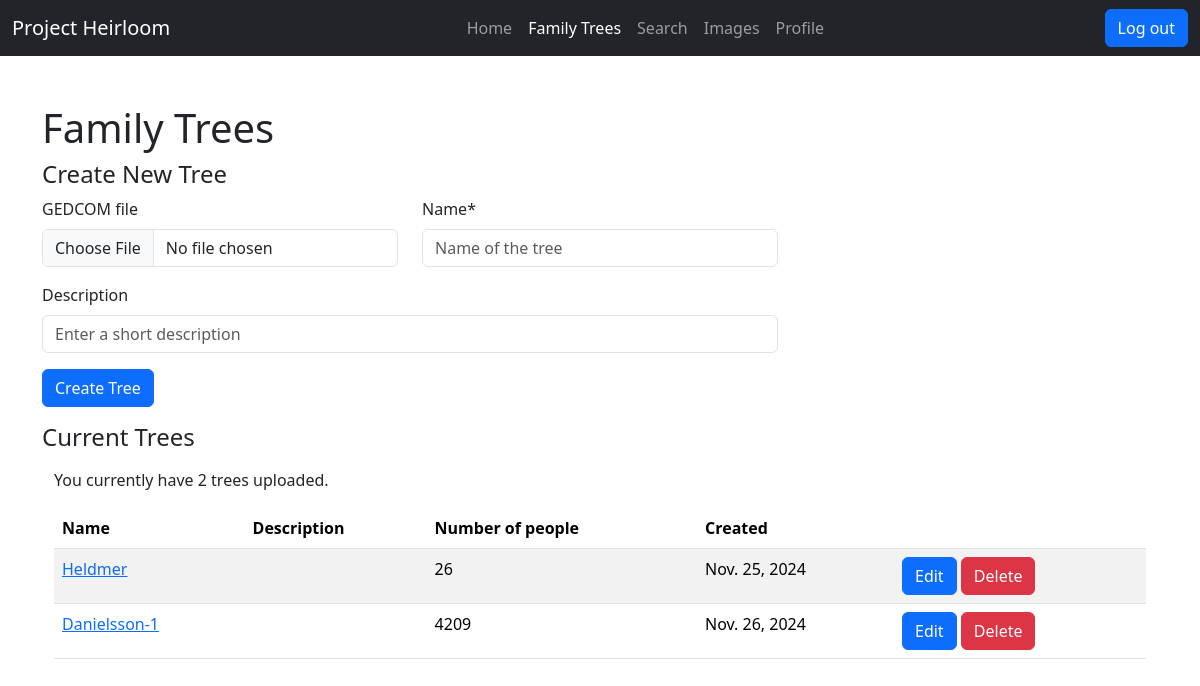
Before: /genealogy/tree/ (signed in) with the older database file.
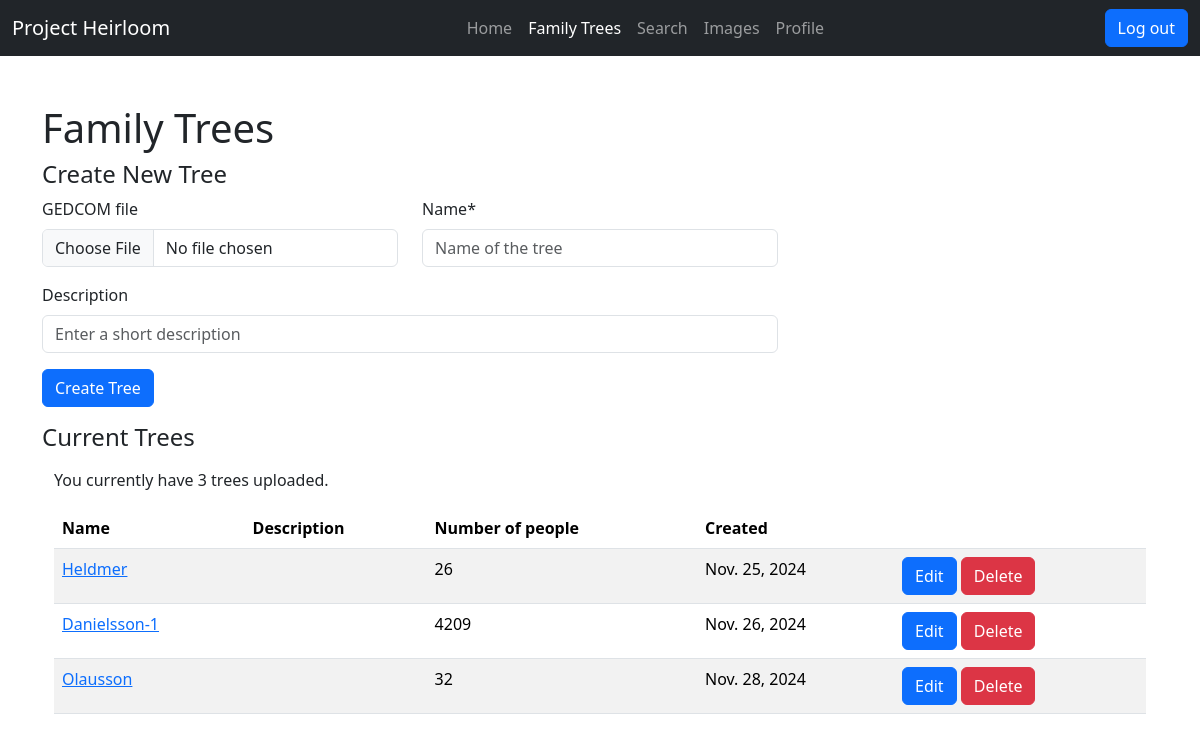
After: the same page with the newer database file.
### genealogy/models.py (models this page shows, shortened)
class Tree(models.Model):
    user = models.ForeignKey(
        settings.AUTH_USER_MODEL,
        on_delete=models.CASCADE
    )
    upload_date = models.DateField(default=date.today)
    name = models.CharField(
        max_length=100
    )
    description = models.CharField(
        blank=True,
        null=True,
        max_length=200
    )
    gedcom_file = models.FileField(
        upload_to=users_file_location,
        blank=True,
        null=True
    )
    class Meta:
        constraints = [
            models.UniqueConstraint(fields=['user', 'name'], name='User and name combination')
        ]

### genealogy/views.py (the view)
# urls.py: path('tree/', views.family_tree, name='family_tree'),
@login_required
def family_tree(request):
    if request.method == "POST":
        form = NewTreeForm(request.POST, request.FILES)
        if form.is_valid():
            cd = form.cleaned_data
            if Tree.objects.filter(Q(name=cd['name']) & Q(user=request.user)).count() > 0:
                messages.error(request, 'A tree with that name already exists!')
            else:
                new_tree = Tree(user=request.user)
                if request.FILES:
                    new_tree.gedcom_file = request.FILES["file"]
                new_tree.name = cd['name']
                new_tree.description = cd['description']
                new_tree.save()
                if new_tree.gedcom_file:
                    gedcom.handle_uploaded_file(new_tree)
                messages.success(request, 'New tree added successfully!')
                form = NewTreeForm()
    else:
        form = NewTreeForm()
    trees = Tree.objects.filter(user=request.user)
    trees = trees.annotate(number_of_individuals=Count("individuals"))
    return render(
        request,
        'genealogy/family_tree.html',
        {
            'section': 'family_tree',
            'upload_form': form,
            'trees': trees
        }
    )

### genealogy/forms.py (shortened to what this page needs)
class NewTreeForm(forms.Form):
    def __init__(self, *args, **kwargs):
        super().__init__(*args, **kwargs)
        self.helper = FormHelper(self)
        self.helper.form_method = 'POST'
        self.helper.form_action = reverse_lazy('family_tree')
        self.helper.add_input(Submit('upload-submit', 'Create Tree', css_id='upload-button'))
        self.helper.layout = Layout(
            Row(
                Column('file', css_class='col-md-4'),
                Column('name', css_class='col-md-4')
            ),
            Row(
                Column('description', css_class='col-md-8')
            )
        )
    file = forms.FileField(
        required=False,
        label="GEDCOM file"
    )
    name = forms.CharField(
        required=True,
        max_length=100,
        widget=forms.TextInput(attrs={"placeholder": "Name of the tree"})
    )
    description = forms.CharField(
        required=False,
        max_length=200,
        widget=forms.TextInput(attrs={"placeholder": "Enter a short description"})
    )

### genealogy/templates/genealogy/family_tree.html (shortened to what this page needs)
{% extends "base.html" %}
{% load crispy_forms_tags %}
{% block content %}
    <h1>Family Trees</h1>
    <div id="new-tree-container">
        <h4>Create New Tree</h3>
        <form method="post" enctype="multipart/form-data">
            {% crispy upload_form %}
        </form>
    </div>
    <div id="current-trees-container">
        <h4>Current Trees</h4>
        {% if trees %}
            {% include 'genealogy/tree_list.html' %}
        {% else %}
            <p>You currently have no uploaded trees.</p>
        {% endif %}
    </div>
{% endblock content %}

### genealogy/templates/genealogy/tree_list_rows.html
{% for tree in trees %}
    <tr id="tree-{{ tree.id }}">
        <td><a href="{% url 'view_tree' tree.id %}">{{ tree.name }}</a></td>
        <td>{{ tree.description|default_if_none:"" }}</td>
        <td>{{ tree.number_of_individuals }}</td>
        <td>{{ tree.upload_date }}</td>
        <td>
            <button class="btn btn-primary" type="button" hx-get="{% url 'edit_tree_modal' tree.id %}"
                    hx-target="#edit-tree-modal-content" hx-trigger="click" hx-swap="innerHTML"
                    data-bs-toggle="modal" data-bs-target="#edit-tree-modal">Edit</button>
            <button class="btn btn-danger" type="button" hx-get="{% url 'delete_tree_modal' tree.id %}"
                    hx-target="#delete-tree-modal-content" hx-trigger="click" hx-swap="innerHTML"
                    data-bs-toggle="modal" data-bs-target="#delete-tree-modal">Delete</button>
        </td>
    </tr>
{% endfor %}

Changed rows visible on the page:
added Tree: name "Olausson", number_of_individuals "32", upload_date "Nov. 28, 2024"
Other visible differences:
{{ trees|length }}: "2" → "3"
